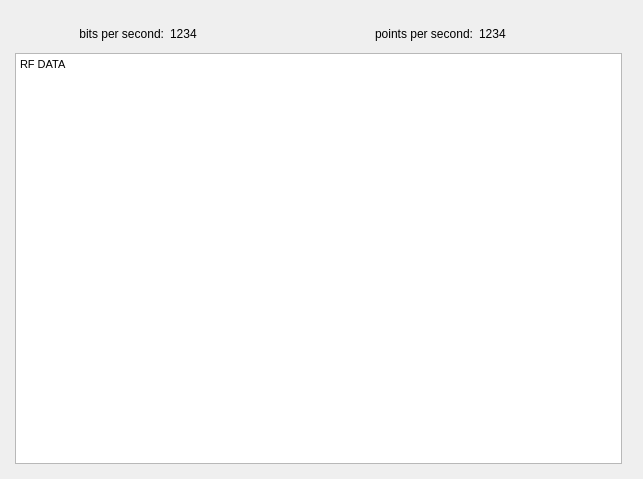
<?xml version="1.0" encoding="UTF-8"?>
<ui version="4.0">
 <class>win_plot</class>
 <widget class="QMainWindow" name="win_plot">
  <property name="geometry">
   <rect>
    <x>0</x>
    <y>0</y>
    <width>643</width>
    <height>479</height>
   </rect>
  </property>
  <property name="windowTitle">
   <string>MainWindow</string>
  </property>
  <widget class="QWidget" name="centralwidget">
   <layout class="QVBoxLayout" name="verticalLayout">
    <item>
     <layout class="QHBoxLayout" name="horizontalLayout">
      <property name="margin">
       <number>6</number>
      </property>
      <item>
       <widget class="QwtPlot" name="qwtPlotSync"/>
      </item>
      <item>
       <widget class="QwtPlot" name="qwtPlotData"/>
      </item>
     </layout>
    </item>
    <item>
     <layout class="QHBoxLayout" name="horizontalLayout_2">
      <property name="leftMargin">
       <number>6</number>
      </property>
      <property name="topMargin">
       <number>0</number>
      </property>
      <property name="rightMargin">
       <number>6</number>
      </property>
      <property name="bottomMargin">
       <number>0</number>
      </property>
      <item>
       <widget class="QLabel" name="label_9">
        <property name="text">
         <string>bits per second:</string>
        </property>
        <property name="alignment">
         <set>Qt::AlignRight|Qt::AlignTrailing|Qt::AlignVCenter</set>
        </property>
       </widget>
      </item>
      <item>
       <widget class="QLabel" name="lbl_bitsPerSec">
        <property name="text">
         <string>1234</string>
        </property>
       </widget>
      </item>
      <item>
       <widget class="QLabel" name="label_13">
        <property name="text">
         <string>points per second:</string>
        </property>
        <property name="alignment">
         <set>Qt::AlignRight|Qt::AlignTrailing|Qt::AlignVCenter</set>
        </property>
       </widget>
      </item>
      <item>
       <widget class="QLabel" name="lbl_pointsPerSec">
        <property name="text">
         <string>1234</string>
        </property>
       </widget>
      </item>
     </layout>
    </item>
    <item>
     <layout class="QHBoxLayout" name="horizontalLayout_3">
      <property name="margin">
       <number>6</number>
      </property>
      <item>
       <widget class="QTextBrowser" name="textBrowser">
        <property name="html">
         <string>&lt;!DOCTYPE HTML PUBLIC &quot;-//W3C//DTD HTML 4.0//EN&quot; &quot;http://www.w3.org/TR/REC-html40/strict.dtd&quot;&gt;
&lt;html&gt;&lt;head&gt;&lt;meta name=&quot;qrichtext&quot; content=&quot;1&quot; /&gt;&lt;style type=&quot;text/css&quot;&gt;
p, li { white-space: pre-wrap; }
&lt;/style&gt;&lt;/head&gt;&lt;body style=&quot; font-family:'MS Shell Dlg 2'; font-size:8.25pt; font-weight:400; font-style:normal;&quot;&gt;
&lt;p style=&quot; margin-top:0px; margin-bottom:0px; margin-left:0px; margin-right:0px; -qt-block-indent:0; text-indent:0px;&quot;&gt;&lt;span style=&quot; font-size:8pt;&quot;&gt;RF DATA&lt;/span&gt;&lt;/p&gt;&lt;/body&gt;&lt;/html&gt;</string>
        </property>
       </widget>
      </item>
      <item>
       <widget class="QwtPlot" name="qwtPlotData_2"/>
      </item>
     </layout>
    </item>
   </layout>
  </widget>
 </widget>
 <customwidgets>
  <customwidget>
   <class>QwtPlot</class>
   <extends>QFrame</extends>
   <header>qwt_plot.h</header>
  </customwidget>
 </customwidgets>
 <resources/>
 <connections/>
</ui>
